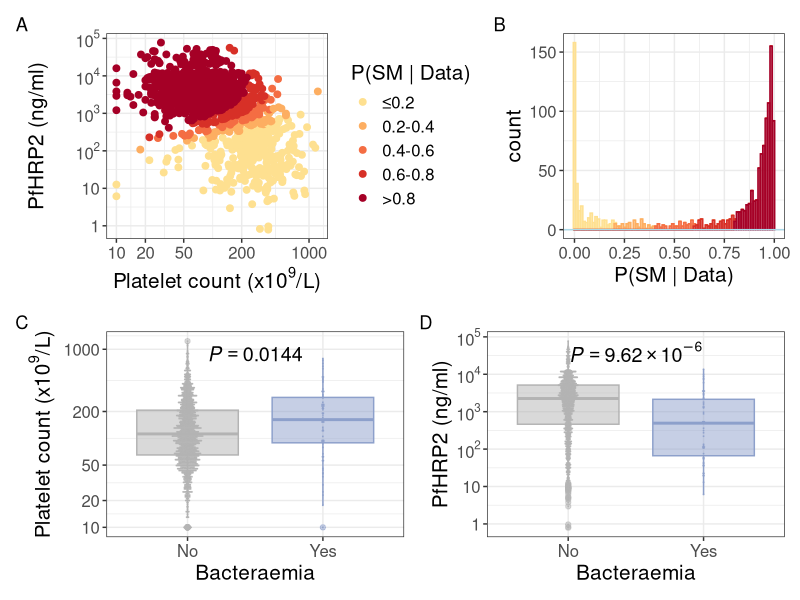
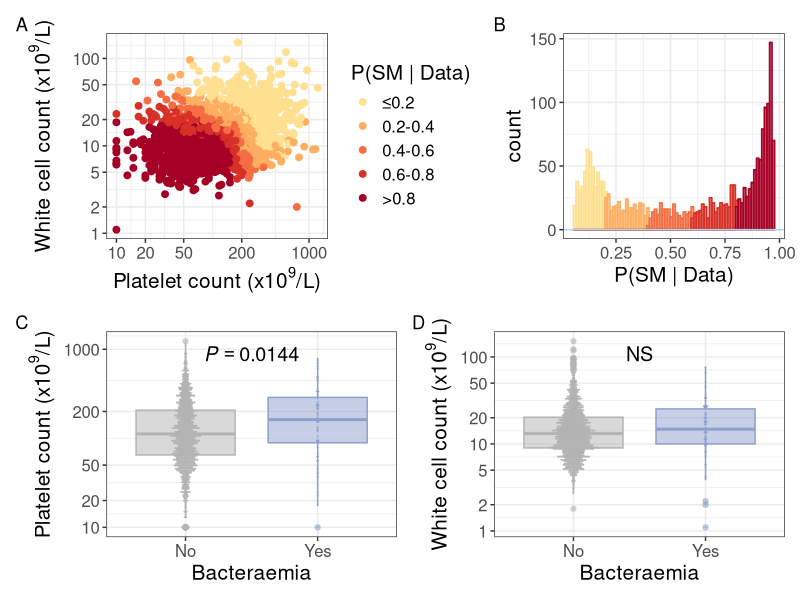
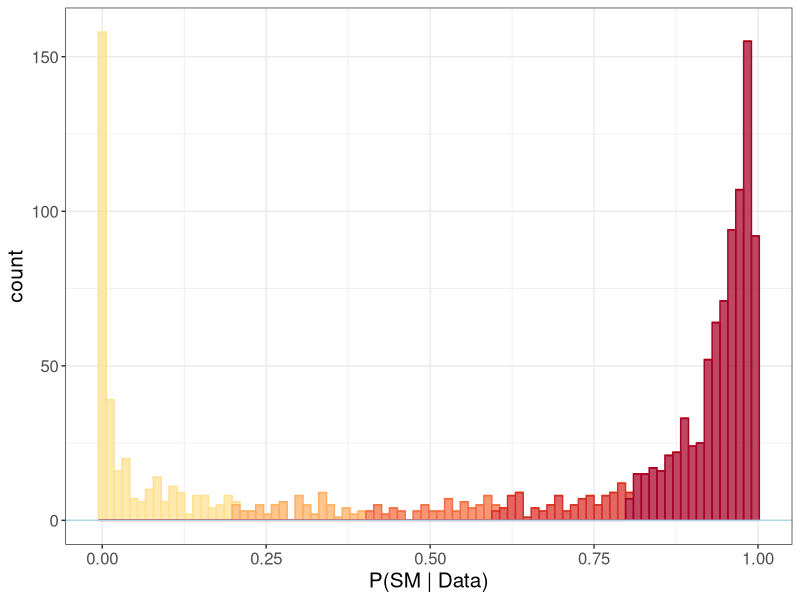
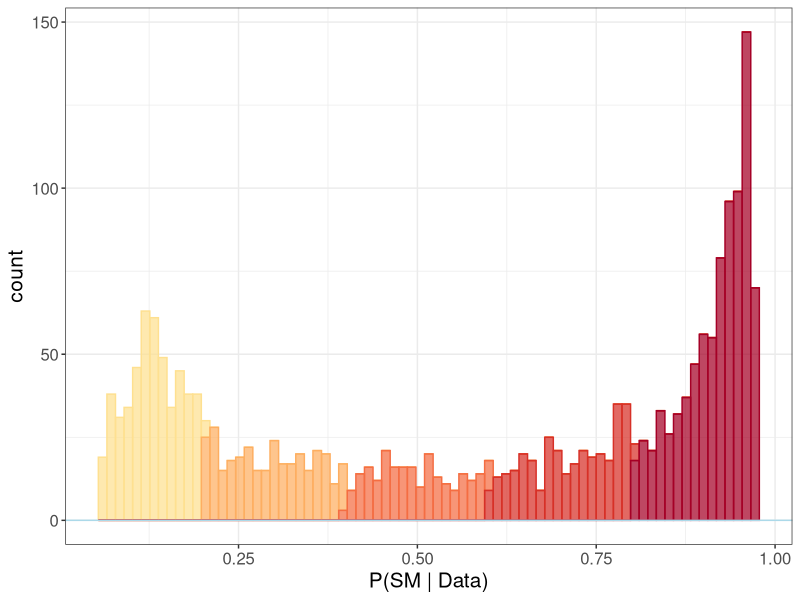
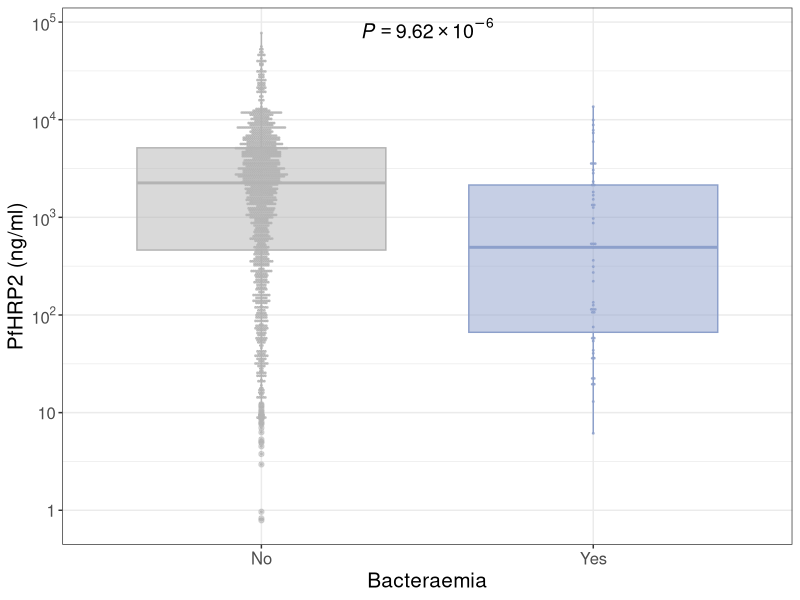
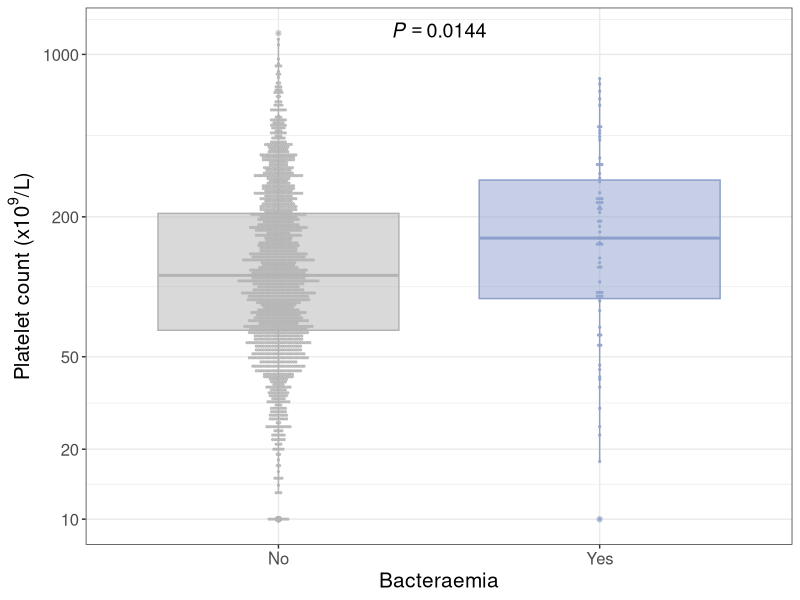
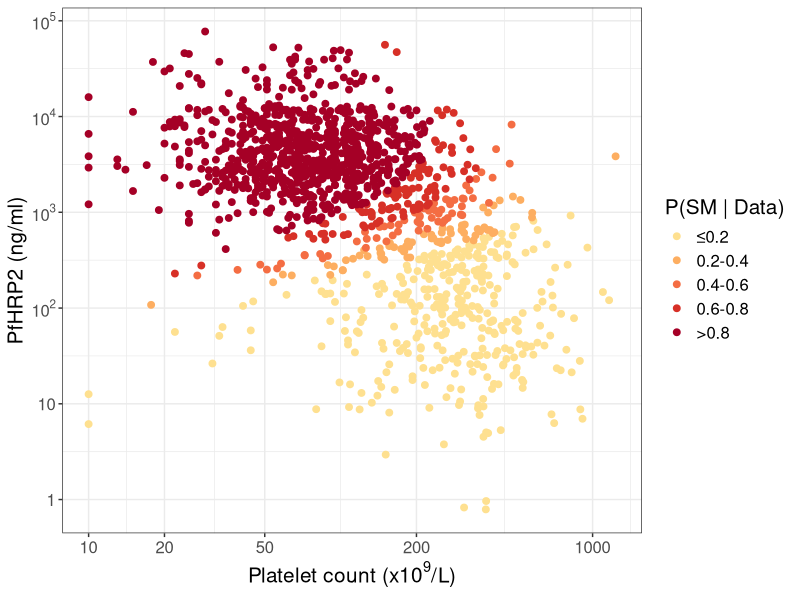
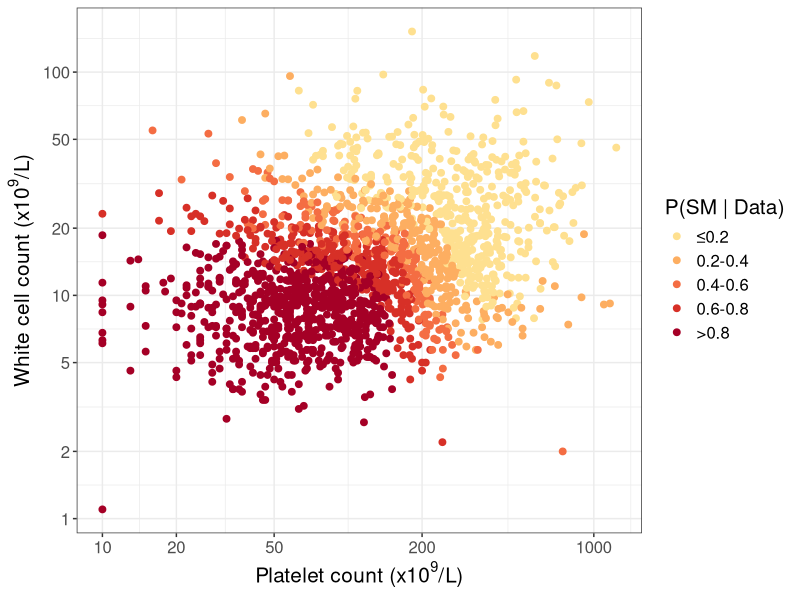

Reproduce these figures in R, in order.
library(dplyr)
library(ggplot2)
library(patchwork)
library(RColorBrewer)


cols <- brewer.pal(8,"Set2")
cols2 <- brewer.pal(8,"Dark2")
cols3 <- brewer.pal(11,"RdYlBu")

ps <- read.table("Fig1_data.txt", header = T)

#Plot PfHRP2 concentration vs platelet count - colour by probability 'true' severe malaria, i.e. Model 1

prob_hrp2 = ggplot(ps, aes(log10(platelet), log10(hrp2))) + 
  geom_point(aes(colour = factor(p2_fifths)), size = 2) + scale_colour_manual(values =cols3[c(5,4,3,2,1)], na.translate=FALSE, name = "P(SM | Data)", labels = c("≤0.2", "0.2-0.4", "0.4-0.6", "0.6-0.8", ">0.8")) +
  theme_bw() +
  scale_y_continuous(breaks=c(0,1,2,3,4,5),
                   labels=c(1,10,expression(10^2), expression(10^3), expression(10^4), expression(10^5))) +
  scale_x_continuous(breaks=c(log10(10),log10(20), log10(50), log10(200), log10(1000)),
                     labels=c(10,20,50,200,1000)) +
  labs(x = expression(paste("Platelet count (x", 10^9,"/L)")),
        y = "PfHRP2 (ng/ml)") +
  theme(axis.text=element_text(size=12),
        axis.title=element_text(size=15),
        legend.text=element_text(size=12),
        legend.title=element_text(size=15),
        plot.title=element_text(size=50, face = "bold"))

#Plot white cell count vs platelet count - colour by probability 'true' severe malaria, i.e. Model 2

prob_wcc = ggplot(ps, aes(log10(platelet), log10(wbc))) + 
  geom_point(aes(colour = factor(p1_fifths)), size = 2) + scale_colour_manual(values =cols3[c(5,4,3,2,1)], na.translate=FALSE, name = "P(SM | Data)", labels = c("≤0.2", "0.2-0.4", "0.4-0.6", "0.6-0.8", ">0.8")) +
  theme_bw() +
  scale_y_continuous(breaks=c(log10(1),log10(2),log10(5), log10(10), log10(20), log10(50), log10(100)),
                     labels=c(1,2,5,10, 20,50,100)) +
  scale_x_continuous(breaks=c(log10(10),log10(20), log10(50), log10(200), log10(1000)),
                     labels=c(10,20,50,200,1000)) +
  labs(x = expression(paste("Platelet count (x", 10^9,"/L)")),
       y = expression(paste("White cell count (x", 10^9,"/L)"))) +
  theme(axis.text=element_text(size=12),
        axis.title=element_text(size=15),
        legend.text=element_text(size=12),
        legend.title=element_text(size=15),
        plot.title=element_text(size=50, face = "bold"))

cols <- brewer.pal(11,"RdYlBu")

#Distribution of 'true' malaria probabilities: Model 1

hist_hrp2<-ggplot(ps, aes(x=P_SM2, fill=factor(p2_fifths), colour=factor(p2_fifths))) + 
  geom_histogram(binwidth=0.012, alpha=0.72) +
  scale_fill_manual(values = cols[c(5,4,3,2,1)]) +
  scale_colour_manual(values = cols[c(5,4,3,2,1)]) +
  theme_bw() + xlab("P(SM | Data)") + theme(legend.position = "none") +
  geom_hline(yintercept=0, color=cols[8]) +
  theme(axis.text=element_text(size=12),
        axis.title=element_text(size=15))

#Distribution of 'true' malaria probabilities: Model 2

hist_wcc<-ggplot(ps, aes(x=P_SM1, fill=factor(p1_fifths), colour=factor(p1_fifths))) + 
  geom_histogram(binwidth=0.012, alpha=0.72) +
  scale_fill_manual(values = cols[c(5,4,3,2,1)]) +
  scale_colour_manual(values = cols[c(5,4,3,2,1)]) +
  theme_bw() + xlab("P(SM | Data)") + theme(legend.position = "none") +
  geom_hline(yintercept=0, color=cols[8]) +
  theme(axis.text=element_text(size=12),
        axis.title=element_text(size=15))

cols <- brewer.pal(8,"Set2")
cols2 <- brewer.pal(8,"Dark2")
cols3 <- brewer.pal(11,"RdYlBu")

#PfHRP2 concentration as a predictor of bacteraemia

p_labels = data.frame(expt = c("bloodculture_pos"), label = c("italic(P)==9.62 %*% 10^-6"))
hrp2.box = ggplot(ps, aes(x=factor(bloodculture_pos), y=log10(hrp2))) +
geom_dotplot(binaxis="y", binwidth=0.02, stackdir="center", alpha = 0.75) + geom_boxplot(alpha = 0.5) +
scale_x_discrete(breaks=c(0,1), labels = c("No", "Yes")) + aes(fill = factor(bloodculture_pos), col=factor(bloodculture_pos)) + scale_fill_manual(values = cols[c(8,3)]) + scale_colour_manual(values = cols[c(8,3)]) +
ylab("PfHRP2 (ng/ml)") + xlab("Bacteraemia") +
scale_y_continuous(breaks=c(0,1,2,3,4,5),
                     labels=c(1,10,expression(10^2), expression(10^3), expression(10^4), expression(10^5))) +
theme_bw() + theme(legend.position = "none", axis.text=element_text(size=12),
                             axis.title=element_text(size=15)) + 
  geom_text(x = 1.5, y = Inf, vjust=1.5, aes(label=label), data=p_labels, parse=TRUE, inherit.aes=F, size = 5)


#Platelet count as a predictor of bacteraemia

p_labels = data.frame(expt = c("bloodculture_pos"), label = c("italic(P)==0.0144"))
plt.box = ggplot(ps, aes(x=factor(bloodculture_pos), y=log10(platelet))) +
  geom_dotplot(binaxis="y", binwidth=0.01, stackdir="center", alpha = 0.75) + geom_boxplot(alpha = 0.5) +
  scale_x_discrete(breaks=c(0,1), labels = c("No", "Yes")) + aes(fill = factor(bloodculture_pos), col=factor(bloodculture_pos)) + scale_fill_manual(values = cols[c(8,3)]) + scale_colour_manual(values = cols[c(8,3)]) +
  ylab(expression(paste("Platelet count (x", 10^9,"/L)"))) + xlab("Bacteraemia") +
  scale_y_continuous(breaks=c(log10(10),log10(20), log10(50), log10(200), log10(1000)),
                     labels=c(10,20,50,200,1000)) +
  theme_bw() + theme(legend.position = "none", axis.text=element_text(size=12),
                     axis.title=element_text(size=15)) + 
  geom_text(x = 1.5, y = Inf, vjust=2, aes(label=label), data=p_labels, parse=TRUE, inherit.aes=F, size = 5)

#White cell count as a predictor of bacteraemia

p_labels = data.frame(expt = c("bloodculture_pos"), label = c("NS"))
wcc.box = ggplot(ps, aes(x=factor(bloodculture_pos), y=log10(wbc))) +
  geom_dotplot(binaxis="y", binwidth=0.01, stackdir="center", alpha = 0.75) + geom_boxplot(alpha = 0.5) +
  scale_x_discrete(breaks=c(0,1), labels = c("No", "Yes")) + aes(fill = factor(bloodculture_pos), col=factor(bloodculture_pos)) + scale_fill_manual(values = cols[c(8,3)]) + scale_colour_manual(values = cols[c(8,3)]) +
  ylab(expression(paste("White cell count (x", 10^9,"/L)"))) + xlab("Bacteraemia") +
  scale_y_continuous(breaks=c(log10(1),log10(2),log10(5), log10(10), log10(20), log10(50), log10(100)),
                     labels=c(1,2,5,10, 20,50,100)) +
  theme_bw() + theme(legend.position = "none", axis.text=element_text(size=12),
                     axis.title=element_text(size=15)) + 
  geom_text(x = 1.5, y = Inf, vjust=2, aes(label=label), data=p_labels, parse=TRUE, inherit.aes=F, size = 5)


Figure1 <- ((prob_hrp2|hist_hrp2)/(plt.box|hrp2.box)) + plot_layout(heights = c(1, 1)) +
  plot_annotation(tag_levels = 'A')

Figure1.supp1 <- ((prob_wcc|hist_wcc)/(plt.box|wcc.box))+ plot_layout(heights = c(1, 1)) +
  plot_annotation(tag_levels = 'A')

